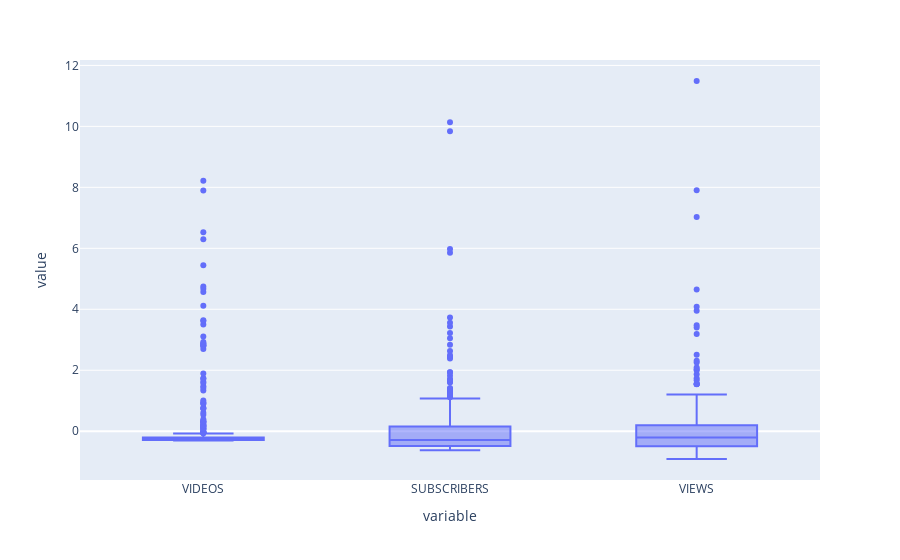

Notebook code for this chart:
### Code cell
px.box(scaled_numeric_features)

### Figure 1 — Plotly figure (JSON) as saved in the notebook; plotly's stock layout.template omitted (floating-point values rounded to 4 significant figures; data arrays with more than 128 entries replaced by an {"elided": "..."} marker saying what was removed)
{"data": [{"alignmentgroup": "True", "hovertemplate": "variable=%{x}<br>value=%{y}<extra></extra>", "legendgroup": "", "marker": {"color": "#636efa"}, "name": "", "notched": false, "offsetgroup": "", "orientation": "v", "showlegend": false, "type": "box", "x": {"elided": "1455 str values"}, "x0": " ", "xaxis": "x", "y": {"elided": "1455 float values"}, "y0": " ", "yaxis": "y"}], "layout": {"boxmode": "group", "legend": {"tracegroupgap": 0}, "margin": {"t": 60}, "xaxis": {"anchor": "y", "domain": [0, 1], "title": {"text": "variable"}}, "yaxis": {"anchor": "x", "domain": [0, 1], "title": {"text": "value"}}}}
